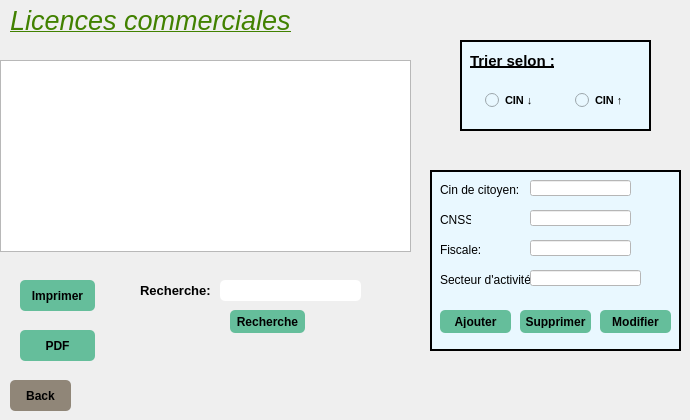
   <widget class="QWidget" name="page_4">
    <widget class="QTableView" name="afficher_commerciale_1">
     <property name="geometry">
      <rect>
       <x>0</x>
       <y>60</y>
       <width>411</width>
       <height>192</height>
      </rect>
     </property>
     <property name="styleSheet">
      <string notr="true">QScrollBar:vertical {
color:0094ff;
                 background: #0094ff;
                }
                QScrollBar:horizontal {
color:0094ff;
                 background: #0094ff;
                }

QTableView  
{  
color:0094ff;
  qproperty-currentItemBackground: #00aa7f;  
}</string>
     </property>
    </widget>
    <widget class="QPushButton" name="pushButton_33">
     <property name="geometry">
      <rect>
       <x>10</x>
       <y>380</y>
       <width>61</width>
       <height>31</height>
      </rect>
     </property>
     <property name="styleSheet">
      <string notr="true">QPushButton {
padding: 5px;
border-radius: 5px;
background-color:rgb(144, 134, 120);
font-weight: bold;
}
QPushButton:hover
{
color :white;
}</string>
     </property>
     <property name="text">
      <string>Back</string>
     </property>
    </widget>
    <widget class="QLineEdit" name="cx_nomf_13">
     <property name="geometry">
      <rect>
       <x>220</x>
       <y>280</y>
       <width>141</width>
       <height>21</height>
      </rect>
     </property>
     <property name="styleSheet">
      <string notr="true">
padding: 5px;
border-radius: 5px;

font-weight: bold;</string>
     </property>
    </widget>
    <widget class="QLabel" name="label_71">
     <property name="geometry">
      <rect>
       <x>140</x>
       <y>280</y>
       <width>81</width>
       <height>20</height>
      </rect>
     </property>
     <property name="font">
      <font>
       <pointsize>10</pointsize>
       <weight>75</weight>
       <italic>false</italic>
       <bold>true</bold>
      </font>
     </property>
     <property name="text">
      <string>Recherche:</string>
     </property>
    </widget>
    <widget class="QPushButton" name="pushButton_34">
     <property name="geometry">
      <rect>
       <x>230</x>
       <y>310</y>
       <width>75</width>
       <height>23</height>
      </rect>
     </property>
     <property name="styleSheet">
      <string notr="true">QPushButton {
padding: 5px;
border-radius: 5px;
background-color:rgb(101, 190, 155);
font-weight: bold;
}
QPushButton:hover
{
color :white;
}</string>
     </property>
     <property name="text">
      <string>Recherche</string>
     </property>
    </widget>
    <widget class="QPushButton" name="pushButton_35">
     <property name="geometry">
      <rect>
       <x>20</x>
       <y>280</y>
       <width>75</width>
       <height>31</height>
      </rect>
     </property>
     <property name="styleSheet">
      <string notr="true">QPushButton {
padding: 5px;
border-radius: 5px;
background-color:rgb(101, 190, 155);
font-weight: bold;
}
QPushButton:hover
{
color :white;
}</string>
     </property>
     <property name="text">
      <string>Imprimer</string>
     </property>
    </widget>
    <widget class="QLabel" name="label_72">
     <property name="geometry">
      <rect>
       <x>10</x>
       <y>0</y>
       <width>281</width>
       <height>41</height>
      </rect>
     </property>
     <property name="text">
      <string>&lt;html&gt;&lt;head/&gt;&lt;body&gt;&lt;p&gt;&lt;span style=&quot; font-size:20pt; font-style:italic; text-decoration: underline; color:#418100;&quot;&gt;Licences commerciales:&lt;/span&gt;&lt;/p&gt;&lt;/body&gt;&lt;/html&gt;</string>
     </property>
    </widget>
    <widget class="QFrame" name="frame_5">
     <property name="geometry">
      <rect>
       <x>460</x>
       <y>40</y>
       <width>191</width>
       <height>91</height>
      </rect>
     </property>
     <property name="styleSheet">
      <string notr="true">background-color:rgb(233,248,255);</string>
     </property>
     <property name="frameShape">
      <enum>QFrame::Box</enum>
     </property>
     <property name="frameShadow">
      <enum>QFrame::Plain</enum>
     </property>
     <property name="lineWidth">
      <number>2</number>
     </property>
     <property name="midLineWidth">
      <number>0</number>
     </property>
     <widget class="QRadioButton" name="radioButton_11">
      <property name="geometry">
       <rect>
        <x>20</x>
        <y>50</y>
        <width>81</width>
        <height>21</height>
       </rect>
      </property>
      <property name="font">
       <font>
        <pointsize>8</pointsize>
        <weight>75</weight>
        <bold>true</bold>
       </font>
      </property>
      <property name="styleSheet">
       <string notr="true">
padding: 5px;
border-radius: 5px;

font-weight: bold;</string>
      </property>
      <property name="text">
       <string>CIN ↓</string>
      </property>
     </widget>
     <widget class="QRadioButton" name="radioButton_13">
      <property name="geometry">
       <rect>
        <x>110</x>
        <y>50</y>
        <width>71</width>
        <height>21</height>
       </rect>
      </property>
      <property name="font">
       <font>
        <pointsize>8</pointsize>
        <weight>75</weight>
        <bold>true</bold>
       </font>
      </property>
      <property name="styleSheet">
       <string notr="true">
padding: 5px;
border-radius: 5px;

font-weight: bold;</string>
      </property>
      <property name="text">
       <string>CIN ↑</string>
      </property>
     </widget>
     <widget class="QLabel" name="label_73">
      <property name="geometry">
       <rect>
        <x>10</x>
        <y>10</y>
        <width>101</width>
        <height>21</height>
       </rect>
      </property>
      <property name="font">
       <font>
        <pointsize>11</pointsize>
        <weight>75</weight>
        <bold>true</bold>
        <underline>true</underline>
       </font>
      </property>
      <property name="text">
       <string>Trier selon :</string>
      </property>
     </widget>
    </widget>
    <widget class="QFrame" name="frame_6">
     <property name="geometry">
      <rect>
       <x>430</x>
       <y>170</y>
       <width>251</width>
       <height>181</height>
      </rect>
     </property>
     <property name="styleSheet">
      <string notr="true">background-color:rgb(233,248,255);</string>
     </property>
     <property name="frameShape">
      <enum>QFrame::Box</enum>
     </property>
     <property name="frameShadow">
      <enum>QFrame::Plain</enum>
     </property>
     <property name="lineWidth">
      <number>2</number>
     </property>
     <property name="midLineWidth">
      <number>0</number>
     </property>
     <widget class="QLabel" name="label_74">
      <property name="geometry">
       <rect>
        <x>10</x>
        <y>10</y>
        <width>81</width>
        <height>20</height>
       </rect>
      </property>
      <property name="styleSheet">
       <string notr="true">;</string>
      </property>
      <property name="text">
       <string>Cin de citoyen:</string>
      </property>
     </widget>
     <widget class="QLabel" name="label_75">
      <property name="geometry">
       <rect>
        <x>10</x>
        <y>40</y>
        <width>31</width>
        <height>20</height>
       </rect>
      </property>
      <property name="styleSheet">
       <string notr="true"/>
      </property>
      <property name="text">
       <string>CNSS:</string>
      </property>
     </widget>
     <widget class="QLabel" name="label_76">
      <property name="geometry">
       <rect>
        <x>10</x>
        <y>70</y>
        <width>51</width>
        <height>20</height>
       </rect>
      </property>
      <property name="styleSheet">
       <string notr="true"/>
      </property>
      <property name="text">
       <string>Fiscale:</string>
      </property>
     </widget>
     <widget class="QLineEdit" name="lineEdit_1">
      <property name="geometry">
       <rect>
        <x>100</x>
        <y>10</y>
        <width>101</width>
        <height>16</height>
       </rect>
      </property>
      <property name="styleSheet">
       <string notr="true">background-color: rgb(255, 255, 255);
font: 10pt &quot;MS Shell Dlg 2&quot;;
color: rgb(0, 0, 0);
text-decoration:none;</string>
      </property>
      <property name="clearButtonEnabled">
       <bool>true</bool>
      </property>
     </widget>
     <widget class="QLineEdit" name="lineEdit_3">
      <property name="geometry">
       <rect>
        <x>100</x>
        <y>70</y>
        <width>101</width>
        <height>16</height>
       </rect>
      </property>
      <property name="styleSheet">
       <string notr="true">background-color: rgb(255, 255, 255);
font: 10pt &quot;MS Shell Dlg 2&quot;;
color: rgb(0, 0, 0);text-decoration:none;</string>
      </property>
      <property name="clearButtonEnabled">
       <bool>true</bool>
      </property>
     </widget>
     <widget class="QLineEdit" name="lineEdit_2">
      <property name="geometry">
       <rect>
        <x>100</x>
        <y>40</y>
        <width>101</width>
        <height>16</height>
       </rect>
      </property>
      <property name="styleSheet">
       <string notr="true">background-color: rgb(255, 255, 255);</string>
      </property>
      <property name="clearButtonEnabled">
       <bool>true</bool>
      </property>
     </widget>
     <widget class="QLabel" name="label_77">
      <property name="geometry">
       <rect>
        <x>10</x>
        <y>100</y>
        <width>91</width>
        <height>20</height>
       </rect>
      </property>
      <property name="styleSheet">
       <string notr="true"/>
      </property>
      <property name="text">
       <string>Secteur d'activité:</string>
      </property>
     </widget>
     <widget class="QLineEdit" name="lineEdit_4">
      <property name="geometry">
       <rect>
        <x>100</x>
        <y>100</y>
        <width>111</width>
        <height>16</height>
       </rect>
      </property>
      <property name="styleSheet">
       <string notr="true">background-color: rgb(255, 255, 255);
font: 10pt &quot;MS Shell Dlg 2&quot;;
color: rgb(0, 0, 0);text-decoration:none;</string>
      </property>
      <property name="clearButtonEnabled">
       <bool>true</bool>
      </property>
     </widget>
     <widget class="QPushButton" name="pushButton_42">
      <property name="geometry">
       <rect>
        <x>90</x>
        <y>140</y>
        <width>71</width>
        <height>23</height>
       </rect>
      </property>
      <property name="styleSheet">
       <string notr="true">QPushButton {
padding: 5px;
border-radius: 5px;
background-color:rgb(101, 190, 155);
font-weight: bold;
}
QPushButton:hover
{
color :white;
}</string>
      </property>
      <property name="text">
       <string>Supprimer</string>
      </property>
     </widget>
     <widget class="QPushButton" name="pushButton_43">
      <property name="geometry">
       <rect>
        <x>10</x>
        <y>140</y>
        <width>71</width>
        <height>23</height>
       </rect>
      </property>
      <property name="styleSheet">
       <string notr="true">QPushButton {
padding: 5px;
border-radius: 5px;
background-color:rgb(101, 190, 155);
font-weight: bold;
}
QPushButton:hover
{
color :white;
}</string>
      </property>
      <property name="text">
       <string>Ajouter</string>
      </property>
     </widget>
     <widget class="QPushButton" name="pushButton_44">
      <property name="geometry">
       <rect>
        <x>170</x>
        <y>140</y>
        <width>71</width>
        <height>23</height>
       </rect>
      </property>
      <property name="styleSheet">
       <string notr="true">QPushButton {
padding: 5px;
border-radius: 5px;
background-color:rgb(101, 190, 155);
font-weight: bold;
}
QPushButton:hover
{
color :white;
}</string>
      </property>
      <property name="text">
       <string>Modifier</string>
      </property>
     </widget>
    </widget>
    <widget class="QPushButton" name="pushButton_37">
     <property name="geometry">
      <rect>
       <x>20</x>
       <y>330</y>
       <width>75</width>
       <height>31</height>
      </rect>
     </property>
     <property name="styleSheet">
      <string notr="true">QPushButton {
padding: 5px;
border-radius: 5px;
background-color:rgb(101, 190, 155);
font-weight: bold;
}
QPushButton:hover
{
color :white;
}</string>
     </property>
     <property name="text">
      <string>PDF</string>
     </property>
    </widget>
   </widget>
